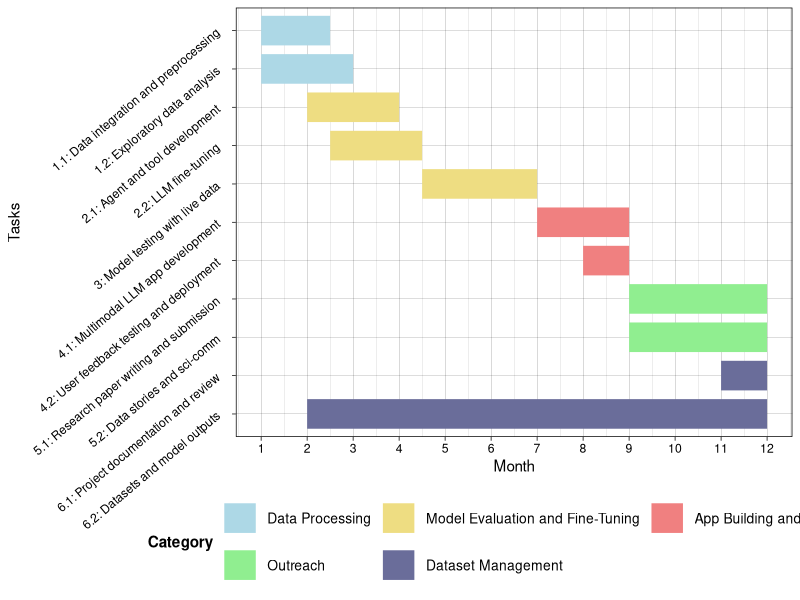

Generate this figure with R:
# Install necessary packages
install.packages("ggplot2")
install.packages("dplyr")
install.packages("tidyverse")

# Load libraries
library(ggplot2)
library(dplyr)
library(tidyverse)

# Create a dataframe for the Gantt chart with hypothetical months and categories
tasks <- data.frame(
  Task = c("1.1: Data integration and preprocessing", "1.2: Exploratory data analysis", 
           "2.1: Agent and tool development","2.2: LLM fine-tuning",  
           "3: Model testing with live data", 
           "4.1: Multimodal LLM app development", 
           "4.2: User feedback testing and deployment", 
           "5.1: Research paper writing and submission", "5.2: Data stories and sci-comm",
           "6.1: Project documentation and review", "6.2: Datasets and model outputs"),
  Start_Month = c(1,   1, 2, 2.5, 4.5, 7,  8,  9,  9,  11, 2),
  End_Month =   c(2.5, 3, 4, 4.5, 7,   9,  9,  12, 12, 12, 12),
  Category = c("Data Processing", "Data Processing", 
               "Model Evaluation and Fine-Tuning", "Model Evaluation and Fine-Tuning", 
               "Model Evaluation and Fine-Tuning",
               "App Building and Deployment", "App Building and Deployment", 
               "Outreach", "Outreach",
               "Dataset Management", "Dataset Management")
)

tasks$Category <- as.factor(tasks$Category)

# Manually set task order to start at 1.1 and end at 6.2
task_order <- c("1.1: Data integration and preprocessing", "1.2: Exploratory data analysis", 
                "2.1: Agent and tool development","2.2: LLM fine-tuning",  
                "3: Model testing with live data", 
                "4.1: Multimodal LLM app development", 
                "4.2: User feedback testing and deployment", 
                "5.1: Research paper writing and submission", "5.2: Data stories and sci-comm",
                "6.1: Project documentation and review", "6.2: Datasets and model outputs")

tasks$Task <- factor(tasks$Task, levels = task_order)

# 2. -----
# Reorder the categories to ensure they appear correctly in the legend
tasks$Category <- factor(tasks$Category, levels = c("Data Processing", "Model Evaluation and Fine-Tuning", 
                                                    "App Building and Deployment", "Outreach", "Dataset Management"))

tasks$Task <- factor(tasks$Task, levels = rev(unique(tasks$Task)))
# Plot the Gantt chart with categories using geom_tile and reverse the y-axis
(gantt_chart <- ggplot(tasks, aes(x = Start_Month, y = Task, color = Category)) +
    geom_segment(aes(xend = End_Month, yend = Task), size = 10) +  # Thicker lines
    scale_color_manual(values = c(
      "Data Processing" = "lightblue",       
      "Model Evaluation and Fine-Tuning" = "lightgoldenrod",
      "App Building and Deployment" = "lightcoral",    
      "Outreach" = "lightgreen",            
      "Dataset Management" = "#6a6d9a"     
    )) +
    scale_y_reverse() +
    labs(x = "Month", y = "Tasks", color = "Category") +
    scale_x_continuous(breaks = 1:12, limits = c(1, 12)) +
    scale_y_discrete(labels = function(x) str_wrap(x, width = 50)) +
    theme_linedraw() +
    theme(
      axis.text.y = element_text(angle = 40, hjust = 1, margin = margin(r = 10)),  # Add margin between y-axis labels and axis
      legend.position = "bottom",
      legend.title = element_text(face = "bold"),
      legend.text = element_text(size = 10),
      legend.box = "vertical" ,
      ) +
    guides(colour = guide_legend(nrow = 2, byrow = TRUE)))


